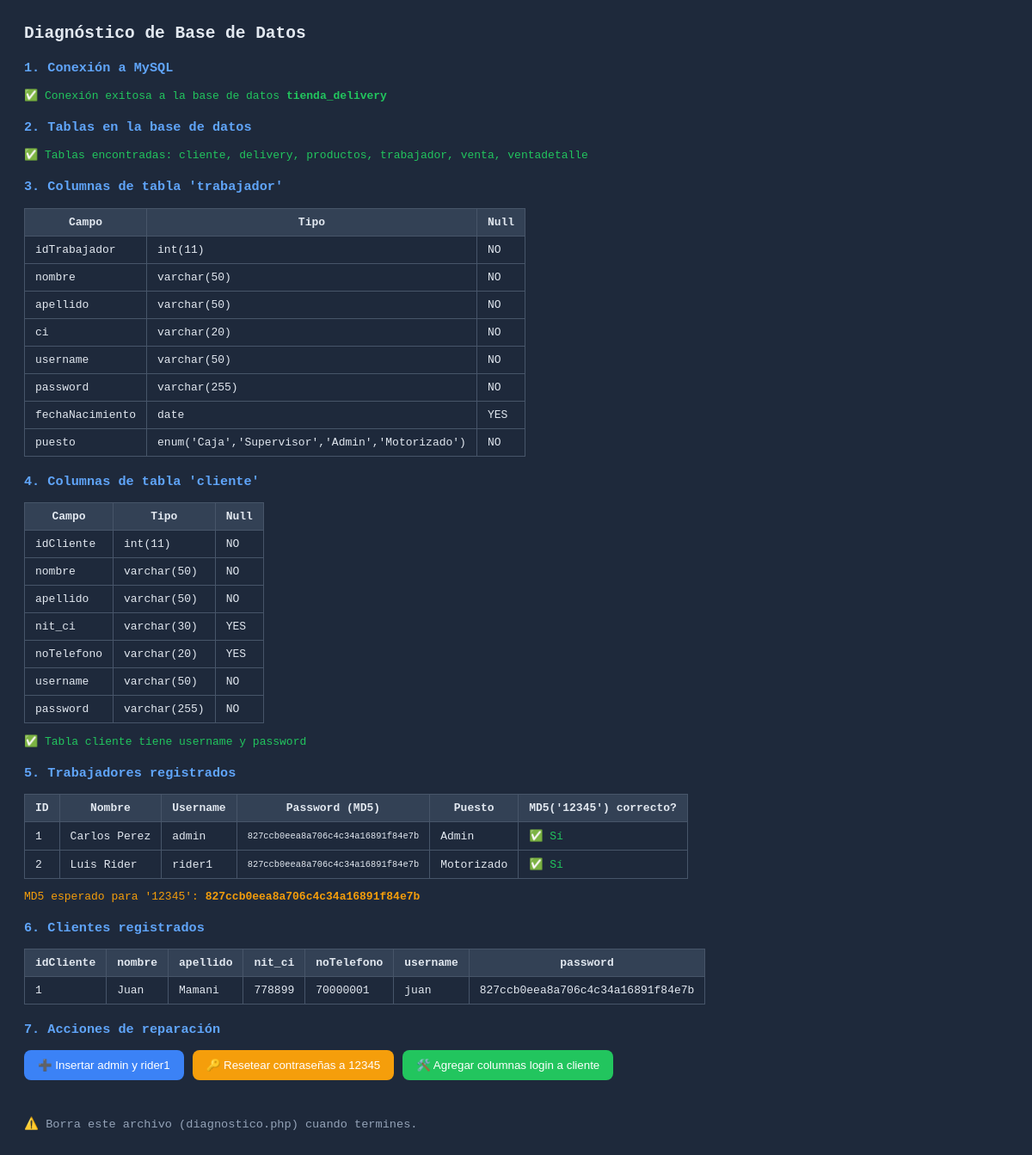
Screenshot of /diagnostico.php with the database file from the repository.
### tables this page shows
CREATE TABLE trabajador (
    idTrabajador INT AUTO_INCREMENT PRIMARY KEY,
    nombre VARCHAR(50) NOT NULL,
    apellido VARCHAR(50) NOT NULL,
    ci VARCHAR(20) UNIQUE NOT NULL,
    username VARCHAR(50) UNIQUE NOT NULL,
    password VARCHAR(255) NOT NULL,
    fechaNacimiento DATE,
    puesto ENUM('Caja', 'Supervisor', 'Admin', 'Motorizado') NOT NULL
);

CREATE TABLE cliente (
    idCliente INT AUTO_INCREMENT PRIMARY KEY,
    nombre VARCHAR(50) NOT NULL,
    apellido VARCHAR(50) NOT NULL,
    nit_ci VARCHAR(30),
    noTelefono VARCHAR(20),
    username VARCHAR(50) UNIQUE NOT NULL,
    password VARCHAR(255) NOT NULL
);

### diagnostico.php (the view, shortened to what this page needs)
<?php
require_once 'config.php';
echo "<h2>Diagnóstico de Base de Datos</h2>";
echo "<h3>1. Conexión a MySQL</h3>";
echo "<p class='ok'>✅ Conexión exitosa a la base de datos <b>tienda_delivery</b></p>";
echo "<h3>2. Tablas en la base de datos</h3>";
$tablas = $conn->query("SHOW TABLES")->fetchAll(PDO::FETCH_COLUMN);
if (count($tablas) == 0) {
    echo "<p class='err'>❌ No hay tablas. Debes importar database.sql en phpMyAdmin.</p>";
} else {
    echo "<p class='ok'>✅ Tablas encontradas: " . implode(', ', $tablas) . "</p>";
}
echo "<h3>3. Columnas de tabla 'trabajador'</h3>";
try {
    $cols = $conn->query("DESCRIBE trabajador")->fetchAll();
    echo "<table><tr><th>Campo</th><th>Tipo</th><th>Null</th></tr>";
    foreach ($cols as $c) {
        echo "<tr><td>{$c['Field']}</td><td>{$c['Type']}</td><td>{$c['Null']}</td></tr>";
    }
    echo "</table>";
} catch (Exception $e) {
    echo "<p class='err'>❌ Tabla 'trabajador' no existe: " . $e->getMessage() . "</p>";
}
echo "<h3>4. Columnas de tabla 'cliente'</h3>";
try {
    $cols = $conn->query("DESCRIBE cliente")->fetchAll();
    echo "<table><tr><th>Campo</th><th>Tipo</th><th>Null</th></tr>";
    $tieneUsername = false;
    $tienePassword = false;
    foreach ($cols as $c) {
        echo "<tr><td>{$c['Field']}</td><td>{$c['Type']}</td><td>{$c['Null']}</td></tr>";
        if ($c['Field'] == 'username') $tieneUsername = true;
        if ($c['Field'] == 'password') $tienePassword = true;
    }
    echo "</table>";
    if (!$tieneUsername || !$tienePassword) {
        echo "<p class='err'>❌ Faltan columnas username/password en tabla cliente. Ejecuta el ALTER TABLE de abajo.</p>";
    } else {
        echo "<p class='ok'>✅ Tabla cliente tiene username y password</p>";
    }
} catch (Exception $e) {
    echo "<p class='err'>❌ Tabla 'cliente' no existe: " . $e->getMessage() . "</p>";
}
echo "<h3>5. Trabajadores registrados</h3>";
try {
    $rows = $conn->query("SELECT idTrabajador, nombre, apellido, username, password, puesto FROM trabajador")->fetchAll();
    if (count($rows) == 0) {
        echo "<p class='err'>❌ No hay trabajadores. Importa database.sql.</p>";
    } else {
        echo "<table><tr><th>ID</th><th>Nombre</th><th>Username</th><th>Password (MD5)</th><th>Puesto</th><th>MD5('12345') correcto?</th></tr>";
        $md5_12345 = md5('12345');
        foreach ($rows as $r) {
            $ok = $r['password'] == $md5_12345 ? "<span class='ok'>✅ Sí</span>" : "<span class='err'>❌ No coincide</span>";
            echo "<tr><td>{$r['idTrabajador']}</td><td>{$r['nombre']} {$r['apellido']}</td><td>{$r['username']}</td><td style='font-size:0.8em'>{$r['password']}</td><td>{$r['puesto']}</td><td>$ok</td></tr>";
        }
        echo "</table>";
        echo "<p class='warn'>MD5 esperado para '12345': <b>$md5_12345</b></p>";
    }
} catch (Exception $e) {
    echo "<p class='err'>❌ Error: " . $e->getMessage() . "</p>";
}
echo "<h3>6. Clientes registrados</h3>";
try {
    $rows = $conn->query("SELECT * FROM cliente")->fetchAll();
    if (count($rows) == 0) {
        echo "<p class='warn'>⚠️ No hay clientes registrados.</p>";
    } else {
        echo "<table><tr>";
        foreach (array_keys($rows[0]) as $k) echo "<th>$k</th>";
        echo "</tr>";
        foreach ($rows as $r) {
            echo "<tr>";
            foreach ($r as $v) echo "<td>" . htmlspecialchars($v ?? 'NULL') . "</td>";
            echo "</tr>";
        }
        echo "</table>";
    }
} catch (Exception $e) {
    echo "<p class='err'>❌ Error: " . $e->getMessage() . "</p>";
}
echo "<h3>7. Acciones de reparación</h3>";
echo "<form method='POST' style='display:inline-block;margin-right:10px;'>
    <input type='hidden' name='accion' value='insertar_trabajadores'>
    <button type='submit' style='padding:10px 16px;background:#3b82f6;color:white;border:none;border-radius:8px;cursor:pointer;'>
        ➕ Insertar admin y rider1
    </button>
</form>";
echo "<form method='POST' style='display:inline-block;margin-right:10px;'>
    <input type='hidden' name='accion' value='fix_passwords'>
    <button type='submit' style='padding:10px 16px;background:#f59e0b;color:white;border:none;border-radius:8px;cursor:pointer;'>
        🔑 Resetear contraseñas a 12345
    </button>
</form>";
echo "<form method='POST' style='display:inline-block;'>
    <input type='hidden' name='accion' value='add_cliente_cols'>
    <button type='submit' style='padding:10px 16px;background:#22c55e;color:white;border:none;border-radius:8px;cursor:pointer;'>
        🛠️ Agregar columnas login a cliente
    </button>
</form>";
echo "<br><br><p style='color:#94a3b8;font-size:0.85rem;'>⚠️ Borra este archivo (diagnostico.php) cuando termines.</p>";
?>

### diagnostico.php (style rules this page uses)
table { border-collapse:collapse;margin:10px 0; }
th,td { border:1px solid #475569;padding:8px 12px; }
th { background:#334155; }
.ok { color:#22c55e; }
.warn { color:#f59e0b; }
h3 { color:#60a5fa;margin-top:20px; }

### rows the page displays
trabajador: idTrabajador "1", nombre "Carlos", apellido "Perez", username "admin", password "827ccb0eea8a706c4c34a16891f84e7b", puesto "Admin", shows "✅ Sí"
trabajador: idTrabajador "2", nombre "Luis", apellido "Rider", username "rider1", password "827ccb0eea8a706c4c34a16891f84e7b", puesto "Motorizado", shows "✅ Sí"
cliente: idCliente "1", nombre "Juan", apellido "Mamani", nit_ci "778899", noTelefono "70000001", username "juan", password "827ccb0eea8a706c4c34a16891f84e7b"

### other values shown
implode(', ', $tablas) "cliente, delivery, productos, trabajador, venta, ventadetalle"
$c['Field'] "idTrabajador"
$c['Type'] "int(11)"
$c['Null'] "NO"
$c['Field'] "nombre"
$c['Type'] "varchar(50)"
$c['Field'] "apellido"
$c['Field'] "ci"
$c['Type'] "varchar(20)"
$c['Field'] "username"
$c['Field'] "password"
$c['Type'] "varchar(255)"
$c['Field'] "fechaNacimiento"
$c['Type'] "date"
$c['Null'] "YES"
